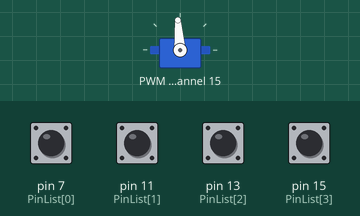
This program was run on a simulated Raspberry Pi (header pin numbers). Shown: servo. Inputs (shaded band) come from the test bench; at power-on: pin 7 (PinList[0]), pin 11 (PinList[1]), pin 13 (PinList[2]), pin 15 (PinList[3]) HIGH. Servo angles are drawn from the pulse width (0.5 ms = 0°, 2.5 ms = 180°); what the program prints to the terminal is not drawn.

Above: at 1.2 s.
1.3 s: pin 7 (PinList[0]) pulled LOW for 1 s
At 1.5 s:
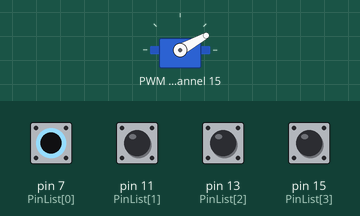
4.0 s: pin 11 (PinList[1]) pulled LOW for 0.15 s
At 4.2 s:
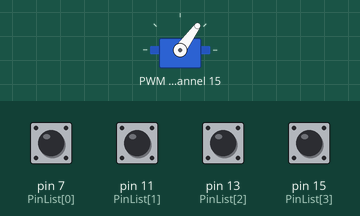
5.9 s: pin 13 (PinList[2]) pulled LOW for 0.15 s
At 6.1 s:
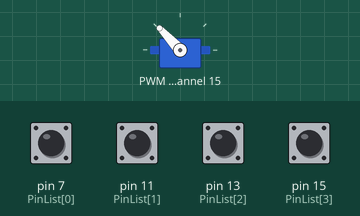
7.8 s: pin 15 (PinList[3]) pulled LOW for 0.15 s
At 8.0 s:
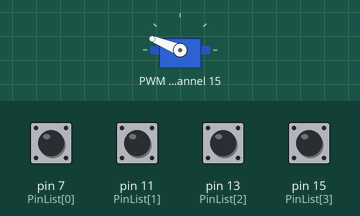
Timing chart, 0 to 10.7 s (numbered marks = the images above; inputs shaded):
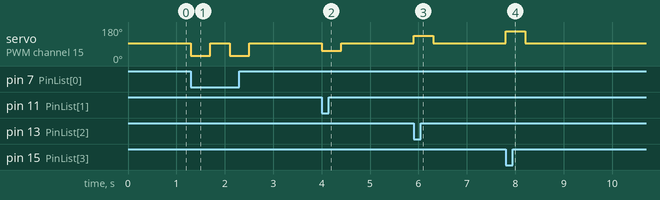

The program:

main.py
```python
from read_data import *
from servo import *
set_servo_angle(15, 95)
while 1:
	try:
		if read_data2() and read_data3():
			forward_middle()

		if read_data2() and read_data3()==0:
			turn_right_low()

		if read_data3() and read_data2()==0:
			turn_left_low()

		if read_data1() and read_data2()==read_data3()==0:
			turn_right()

		if read_data4() and read_data2()==read_data3()==0:
			turn_left()

	except KeyboardInterrupt:
		set_servo_angle(15, 95)
		break
```

read_data.py
```python
import RPi.GPIO as GPIO
GPIO.setmode(GPIO.BOARD)
PinList = [7, 11, 13, 15, 29, 31]
GPIO.setup(PinList, GPIO.IN)
GPIO.setup(PinList, GPIO.IN, pull_up_down=GPIO.PUD_UP)

def read_data1():
	if GPIO.input(7):
		return 0
	else:
		return 1
def read_data2():
	if GPIO.input(11):
		return 0
	else:
		return 1
def read_data3():
	if GPIO.input(13):
		return 0
	else:
		return 1
def read_data4():
	if GPIO.input(15):
		return 0
	else:
		return 1
def read_data5():
	if GPIO.input(29):
		return 0
	else:
		return 1
def read_data6():
	if GPIO.input(31):
		return 0
	else:
		return 1

if __name__ == "__main__":
	while 1:
		print [read_data1(), read_data2(), read_data3(), read_data4(), read_data5(), read_data6()]
```

servo.py
```python
# -*- coding:UTF-8 -*-
from __future__ import division
import time

# Import the PCA9685 module.
import Adafruit_PCA9685

pwm = Adafruit_PCA9685.PCA9685()

def set_servo_angle(channel, angle):
	date=4096*((angle*11)+500)/20000
	pwm_value = int(date)
	pwm.set_pwm(channel, 0, pwm_value)

# Set frequency to 50hz, good for servos.
pwm.set_pwm_freq(50)

print 'Moving servo on channel x, press Ctrl-C to quit...'

def forward_fast():
	set_servo_angle(15, 160)
	time.sleep(0.3)
	set_servo_angle(15, 30)
	time.sleep(0.3)

def forward_middle():
	set_servo_angle(15, 50)
	time.sleep(0.25)
	set_servo_angle(15, 140)
	time.sleep(0.25)

def turn_right_low():
	set_servo_angle(15, 55)
	time.sleep(0.4)
	set_servo_angle(15, 95)
	time.sleep(0.4)

def turn_right():
	set_servo_angle(15, 30)
	time.sleep(0.4)
	set_servo_angle(15, 95)
	time.sleep(0.4)

def turn_left_low():
	set_servo_angle(15, 135)
	time.sleep(0.4)
	set_servo_angle(15, 95)
	time.sleep(0.4)

def turn_left():
	set_servo_angle(15, 160)
	time.sleep(0.4)
	set_servo_angle(15, 95)
	time.sleep(0.4)

if __name__ == "__main__":
	forward()
```

Measured:
- after the input at 1.3 s, servo on PWM channel 15: alternates 94° for 0.40 s and 29° for 0.40 s, 4 changes in all, then stays 94°, starting at once
- after the input at 4.0 s, servo on PWM channel 15: 94° → 54° at once, → 94° 0.40 s later
- after the input at 5.9 s, servo on PWM channel 15: 94° → 133° at once, → 94° 0.40 s later
- after the input at 7.8 s, servo on PWM channel 15: 94° → 158° at once, → 94° 0.40 s later
